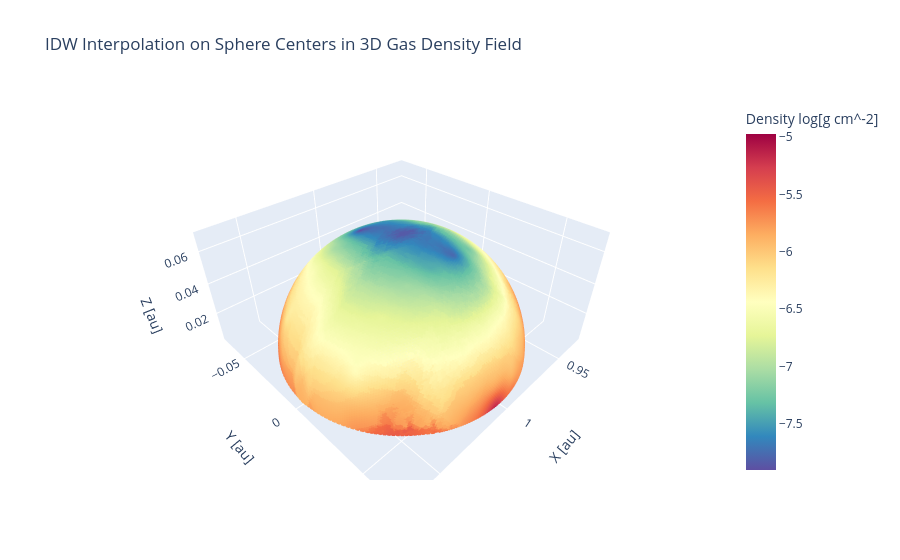

Write notebook code for a chart like this one.
### Markdown cell above
Lets see the 3D Density field over the surface:

### Code cell
import plotly.graph_objects as go

fig = go.Figure(data=go.Scatter3d(
    x=xcs.flatten(),
    y=ycs.flatten(),
    z=zcs.flatten(),
    mode='markers',
    marker=dict(
        size=2,
        color=np.log(density.flatten()),  # Color según la densidad interpolada
        colorscale='Spectral_r',
        opacity=1,
        colorbar=dict(title='Density log[g cm^-2]'),
    )
))

fig.update_layout(
    scene=dict(
        xaxis_title='X [au]',
        yaxis_title='Y [au]',
        zaxis_title='Z [au]',
        aspectmode='data'
    ),
    title='IDW Interpolation on Sphere Centers in 3D Gas Density Field',
)

fig.show()

### Figure 1 — Plotly figure (JSON) as saved in the notebook; plotly's stock layout.template omitted (floating-point values rounded to 4 significant figures; data arrays with more than 128 entries replaced by an {"elided": "..."} marker saying what was removed)
{"data": [{"marker": {"color": {"elided": "39176 float values"}, "colorbar": {"title": {"text": "Density log[g cm^-2]"}}, "colorscale": [[0, "rgb(94,79,162)"], [0.1, "rgb(50,136,189)"], [0.2, "rgb(102,194,165)"], [0.3, "rgb(171,221,164)"], [0.4, "rgb(230,245,152)"], [0.5, "rgb(255,255,191)"], [0.6, "rgb(254,224,139)"], [0.7, "rgb(253,174,97)"], [0.8, "rgb(244,109,67)"], [0.9, "rgb(213,62,79)"], [1, "rgb(158,1,66)"]], "opacity": 1, "size": 2}, "mode": "markers", "type": "scatter3d", "x": {"elided": "39176 float values"}, "y": {"elided": "39176 float values"}, "z": {"elided": "39176 float values"}}], "layout": {"scene": {"aspectmode": "data", "xaxis": {"title": {"text": "X [au]"}}, "yaxis": {"title": {"text": "Y [au]"}}, "zaxis": {"title": {"text": "Z [au]"}}}, "title": {"text": "IDW Interpolation on Sphere Centers in 3D Gas Density Field"}}}
